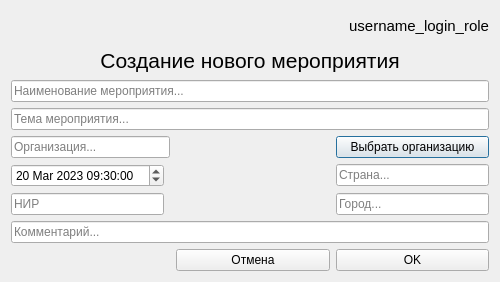
<?xml version="1.0" encoding="UTF-8"?>
<ui version="4.0">
 <class>Create_event</class>
 <widget class="QDialog" name="Create_event">
  <property name="windowModality">
   <enum>Qt::NonModal</enum>
  </property>
  <property name="geometry">
   <rect>
    <x>0</x>
    <y>0</y>
    <width>500</width>
    <height>282</height>
   </rect>
  </property>
  <property name="sizePolicy">
   <sizepolicy hsizetype="Fixed" vsizetype="Preferred">
    <horstretch>0</horstretch>
    <verstretch>0</verstretch>
   </sizepolicy>
  </property>
  <property name="minimumSize">
   <size>
    <width>500</width>
    <height>282</height>
   </size>
  </property>
  <property name="maximumSize">
   <size>
    <width>500</width>
    <height>282</height>
   </size>
  </property>
  <property name="windowTitle">
   <string>Event</string>
  </property>
  <layout class="QGridLayout" name="gridLayout">
   <item row="3" column="0" colspan="4">
    <widget class="QLineEdit" name="lineEdit_event_name">
     <property name="placeholderText">
      <string>Наименование мероприятия...</string>
     </property>
    </widget>
   </item>
   <item row="5" column="3">
    <widget class="QPushButton" name="pushButton_select_organization">
     <property name="text">
      <string>Выбрать организацию</string>
     </property>
    </widget>
   </item>
   <item row="6" column="3">
    <widget class="QLineEdit" name="lineEdit_event_country">
     <property name="placeholderText">
      <string>Страна...</string>
     </property>
    </widget>
   </item>
   <item row="10" column="0" colspan="4">
    <widget class="QLineEdit" name="lineEdit_event_comment">
     <property name="placeholderText">
      <string>Комментарий...</string>
     </property>
    </widget>
   </item>
   <item row="0" column="2" colspan="2">
    <widget class="QLabel" name="label_username_login_role">
     <property name="font">
      <font>
       <pointsize>11</pointsize>
      </font>
     </property>
     <property name="text">
      <string>username_login_role</string>
     </property>
     <property name="alignment">
      <set>Qt::AlignRight|Qt::AlignTrailing|Qt::AlignVCenter</set>
     </property>
    </widget>
   </item>
   <item row="8" column="3">
    <widget class="QLineEdit" name="lineEdit_event_city">
     <property name="placeholderText">
      <string>Город...</string>
     </property>
    </widget>
   </item>
   <item row="4" column="0" colspan="4">
    <widget class="QLineEdit" name="lineEdit_event_theme">
     <property name="placeholderText">
      <string>Тема мероприятия...</string>
     </property>
    </widget>
   </item>
   <item row="1" column="0" colspan="4">
    <widget class="QLabel" name="label_create_event">
     <property name="font">
      <font>
       <pointsize>16</pointsize>
      </font>
     </property>
     <property name="text">
      <string>Создание нового мероприятия</string>
     </property>
     <property name="alignment">
      <set>Qt::AlignCenter</set>
     </property>
    </widget>
   </item>
   <item row="11" column="2">
    <widget class="QPushButton" name="pushButton_cancel">
     <property name="text">
      <string>Отмена</string>
     </property>
    </widget>
   </item>
   <item row="11" column="3">
    <widget class="QPushButton" name="pushButton_ok">
     <property name="text">
      <string>OK</string>
     </property>
    </widget>
   </item>
   <item row="6" column="2">
    <spacer name="horizontalSpacer">
     <property name="orientation">
      <enum>Qt::Horizontal</enum>
     </property>
     <property name="sizeHint" stdset="0">
      <size>
       <width>40</width>
       <height>20</height>
      </size>
     </property>
    </spacer>
   </item>
   <item row="8" column="0">
    <widget class="QLineEdit" name="lineEdit_type_event">
     <property name="placeholderText">
      <string>НИР</string>
     </property>
    </widget>
   </item>
   <item row="5" column="0" colspan="2">
    <widget class="QLineEdit" name="lineEdit_selected_organization">
     <property name="placeholderText">
      <string>Организация...</string>
     </property>
    </widget>
   </item>
   <item row="6" column="0">
    <widget class="QDateTimeEdit" name="event_dateTime">
     <property name="dateTime">
      <datetime>
       <hour>9</hour>
       <minute>30</minute>
       <second>0</second>
       <year>2023</year>
       <month>3</month>
       <day>20</day>
      </datetime>
     </property>
     <property name="date">
      <date>
       <year>2023</year>
       <month>3</month>
       <day>20</day>
      </date>
     </property>
    </widget>
   </item>
  </layout>
 </widget>
 <tabstops>
  <tabstop>lineEdit_event_name</tabstop>
  <tabstop>lineEdit_event_theme</tabstop>
  <tabstop>lineEdit_selected_organization</tabstop>
  <tabstop>pushButton_select_organization</tabstop>
  <tabstop>lineEdit_type_event</tabstop>
  <tabstop>lineEdit_event_country</tabstop>
  <tabstop>lineEdit_event_city</tabstop>
  <tabstop>lineEdit_event_comment</tabstop>
 </tabstops>
 <resources/>
 <connections>
  <connection>
   <sender>pushButton_ok</sender>
   <signal>clicked()</signal>
   <receiver>Create_event</receiver>
   <slot>show()</slot>
   <hints>
    <hint type="sourcelabel">
     <x>406</x>
     <y>260</y>
    </hint>
    <hint type="destinationlabel">
     <x>249</x>
     <y>140</y>
    </hint>
   </hints>
  </connection>
  <connection>
   <sender>pushButton_cancel</sender>
   <signal>clicked()</signal>
   <receiver>Create_event</receiver>
   <slot>close()</slot>
   <hints>
    <hint type="sourcelabel">
     <x>274</x>
     <y>260</y>
    </hint>
    <hint type="destinationlabel">
     <x>249</x>
     <y>140</y>
    </hint>
   </hints>
  </connection>
  <connection>
   <sender>pushButton_select_organization</sender>
   <signal>clicked()</signal>
   <receiver>Create_event</receiver>
   <slot>show()</slot>
   <hints>
    <hint type="sourcelabel">
     <x>406</x>
     <y>136</y>
    </hint>
    <hint type="destinationlabel">
     <x>249</x>
     <y>140</y>
    </hint>
   </hints>
  </connection>
 </connections>
</ui>
